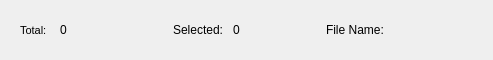
<?xml version="1.0" encoding="UTF-8"?>
<ui version="4.0">
 <class>dataInformationBox</class>
 <widget class="QWidget" name="dataInformationBox">
  <property name="geometry">
   <rect>
    <x>0</x>
    <y>0</y>
    <width>493</width>
    <height>60</height>
   </rect>
  </property>
  <property name="minimumSize">
   <size>
    <width>0</width>
    <height>0</height>
   </size>
  </property>
  <property name="maximumSize">
   <size>
    <width>16777215</width>
    <height>16777215</height>
   </size>
  </property>
  <property name="windowTitle">
   <string>Form</string>
  </property>
  <layout class="QHBoxLayout" name="horizontalLayout_5">
   <item>
    <widget class="QWidget" name="widget_4" native="true">
     <layout class="QHBoxLayout" name="horizontalLayout_2">
      <item>
       <widget class="QWidget" name="widget_3" native="true">
        <layout class="QHBoxLayout" name="horizontalLayout_3">
         <property name="spacing">
          <number>0</number>
         </property>
         <property name="leftMargin">
          <number>0</number>
         </property>
         <property name="topMargin">
          <number>0</number>
         </property>
         <property name="rightMargin">
          <number>0</number>
         </property>
         <property name="bottomMargin">
          <number>0</number>
         </property>
         <item>
          <widget class="QLabel" name="label_3">
           <property name="maximumSize">
            <size>
             <width>40</width>
             <height>16777215</height>
            </size>
           </property>
           <property name="font">
            <font>
             <pointsize>8</pointsize>
            </font>
           </property>
           <property name="text">
            <string>Total:</string>
           </property>
          </widget>
         </item>
         <item>
          <widget class="QLabel" name="totalDataNumberLabel">
           <property name="text">
            <string>0</string>
           </property>
          </widget>
         </item>
        </layout>
       </widget>
      </item>
      <item>
       <widget class="QWidget" name="widget_2" native="true">
        <layout class="QHBoxLayout" name="horizontalLayout_4">
         <property name="spacing">
          <number>0</number>
         </property>
         <property name="leftMargin">
          <number>0</number>
         </property>
         <property name="topMargin">
          <number>0</number>
         </property>
         <property name="rightMargin">
          <number>0</number>
         </property>
         <property name="bottomMargin">
          <number>0</number>
         </property>
         <item>
          <widget class="QLabel" name="label_5">
           <property name="minimumSize">
            <size>
             <width>0</width>
             <height>0</height>
            </size>
           </property>
           <property name="maximumSize">
            <size>
             <width>60</width>
             <height>16777215</height>
            </size>
           </property>
           <property name="text">
            <string>Selected:</string>
           </property>
          </widget>
         </item>
         <item>
          <widget class="QLabel" name="selectedDataNumberLabel">
           <property name="text">
            <string>0</string>
           </property>
          </widget>
         </item>
        </layout>
       </widget>
      </item>
      <item>
       <widget class="QWidget" name="widget" native="true">
        <layout class="QHBoxLayout" name="horizontalLayout">
         <property name="spacing">
          <number>0</number>
         </property>
         <property name="leftMargin">
          <number>0</number>
         </property>
         <property name="topMargin">
          <number>0</number>
         </property>
         <property name="rightMargin">
          <number>0</number>
         </property>
         <property name="bottomMargin">
          <number>0</number>
         </property>
         <item>
          <widget class="QLabel" name="label">
           <property name="text">
            <string>File Name: </string>
           </property>
          </widget>
         </item>
         <item>
          <widget class="QLabel" name="fileNameLabel">
           <property name="text">
            <string/>
           </property>
          </widget>
         </item>
        </layout>
       </widget>
      </item>
     </layout>
    </widget>
   </item>
  </layout>
 </widget>
 <resources/>
 <connections/>
</ui>
